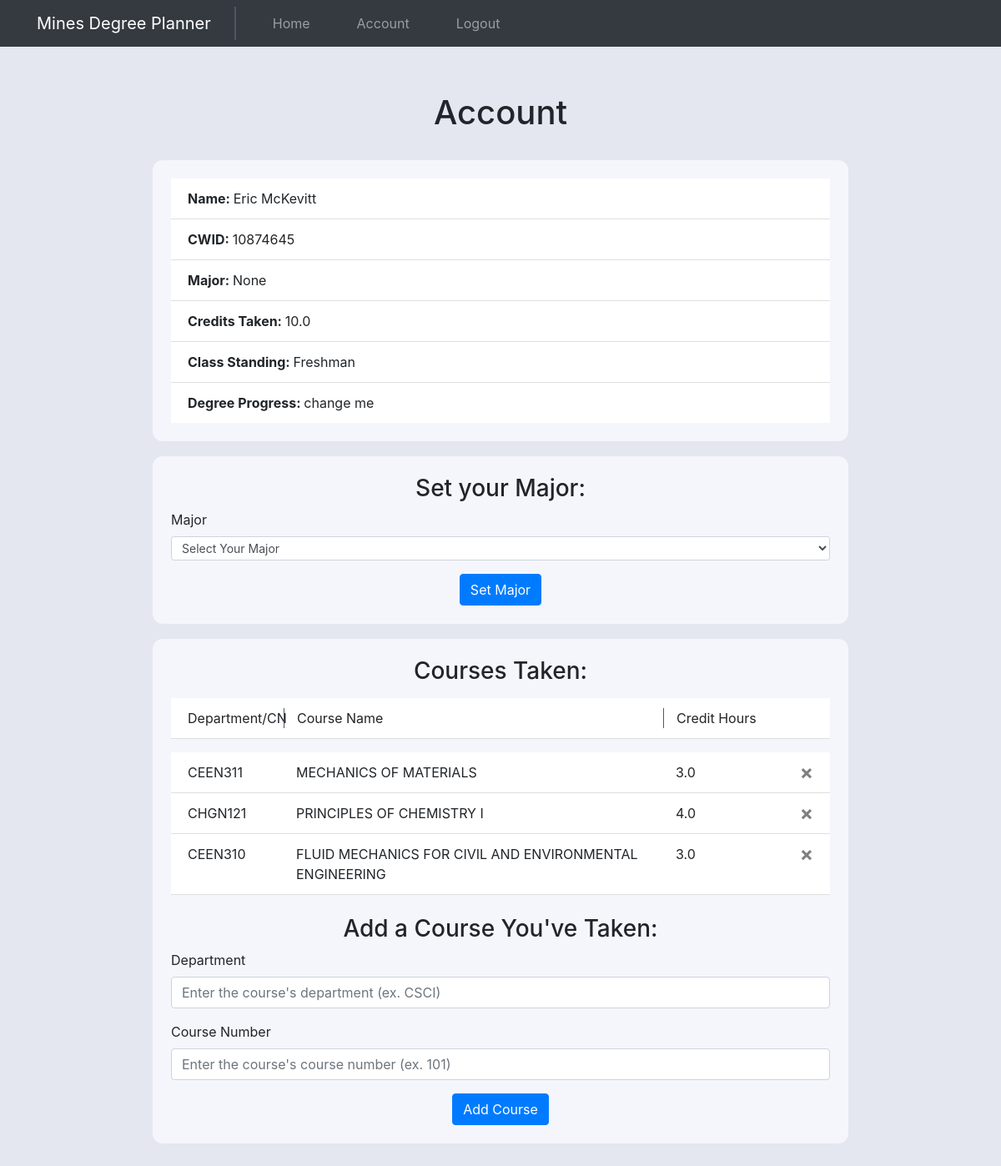
Page /account (signed in) on the committed database.
### website/models.py (models this page shows)
class User(db.Model, UserMixin):
    id = db.Column(db.Integer, primary_key=True)
    cwid = db.Column(db.Integer, unique=True)
    email = db.Column(db.String(150), unique=True)
    password = db.Column(db.String(150))
    first_name = db.Column(db.String(150))
    last_name = db.Column(db.String(150))
    major = db.Column(db.String(150))
    credits_taken = db.Column(db.String(10))
    class_standing = db.Column(db.String(10))
    courses = db.relationship('Course')
    semesters = db.relationship('Semester')
    num_semesters = db.Column(db.Integer)

class Course(db.Model):
    id = db.Column(db.Integer, primary_key=True)
    department = db.Column(db.String(4))
    course_number = db.Column(db.String(3))
    course_name = db.Column(db.String(500))
    credit_hours = db.Column(db.String(10))
    is_taken = db.Column(db.String(5))
    user_id = db.Column(db.Integer, db.ForeignKey('user.id'))
    semester_id = db.Column(db.Integer, db.ForeignKey('semester.id'))

### website/views.py (the view, shortened to what this page needs)
@views.route('/account', methods=['GET', 'POST'])
@login_required
def account():
    return render_template("account.html", user=current_user)

### website/__init__.py (called while the page is built)
def create_app():
    app = Flask(__name__)
    app.config['SECRET_KEY'] = 'josiefnapwpawoj'
    app.config['SQLALCHEMY_DATABASE_URI'] = f'sqlite:///{DB_NAME}'
    db.init_app(app)
    from .views import views
    from .auth import auth
    app.register_blueprint(views, url_prefix="/")
    app.register_blueprint(auth, url_prefix="/")
    from .models import User, Course, Semester
    create_database(app)
    login_manager = LoginManager()
    login_manager.login_view = 'auth.login'
    login_manager.init_app(app)
    @login_manager.user_loader
    def load_user(id):
        return User.query.get(int(id))
    return app

### website/templates/account.html (shortened to what this page needs)
{% extends "base.html" %} {% block title %}Account{% endblock %} {% block
content%}
<h1 style="text-align: center; padding: 25px 0px">Account</h1>
<section class="account-table">
    <ul class="list-group list-group-flush" id="notes">
        <li class="list-group-item">
            <strong>Name: </strong>{{user.first_name + " " + user.last_name}}
        </li>
        <li class="list-group-item"><strong>CWID: </strong>{{ user.cwid }}</li>
        <li class="list-group-item">
            <strong>Major: </strong>{{ user.major }}
        </li>
        <li class="list-group-item">
            <strong>Credits Taken: </strong>{{ user.credits_taken }}
        </li>
        <li class="list-group-item">
            <strong>Class Standing: </strong>{{ user.class_standing }}
        </li>
        <li class="list-group-item">
            <strong>Degree Progress: </strong>change me
        </li>
    </ul>
</section>
<section class="account-major-form-section">
    <form method="POST">
        <h3 align="center">Set your Major:</h3>
        <div class="form-group set-major-form">
            <label for="department">Major</label>
            <select
                name="major"
                id="major"
                class="form-control form-control-sm"
                aria-label=".form-select-sm example"
                size="1"
            >
                <option selected value="None">Select Your Major</option>
            </select>
        </div>
        <div align="center">
            <button type="submit" class="btn btn-primary">Set Major</button>
        </div>
    </form>
</section>
<section class="courses-section">
    {% if user.courses %}
    <h3 align="center">Courses Taken:</h3>
    <ul
        class="list-group list-group-flush courses-taken-list"
        id="notes_titles"
    >
        <li class="list-group-item courses-taken-column-names">
            <div class="row">
                <div class="col-sm-2">Department/CN</div>
                <div class="col-md-7">Course Name</div>
                <div class="col-sm-2">Credit Hours</div>
                <div class="col-sm-1"></div>
            </div>
        </li>
    </ul>
    {% endif %}
    <ul class="list-group list-group-flush courses-taken-list" id="notes">
        {% for course in user.courses %} {% if course.is_taken == "True" %}
        <li class="list-group-item">
            <div class="row">
                <div class="col-sm-2">
                    {{course.department}}{{course.course_number}}
                </div>
                <div class="col-md-7">{{course.course_name}}</div>
                <div class="col-sm-2">{{course.credit_hours}}</div>
                <div class="col-sm-1">
                    <button
                        type="button"
                        class="close"
                        onClick="deleteCourse({{ course.id }})"
                    >
                        <span aria-hidden="true">&times;</span>
                    </button>
                </div>
            </div>
        </li>
        {% endif %} {% endfor %}
    </ul>
    <br />
    <form method="POST">
        <h3 align="center">Add a Course You've Taken:</h3>
        <div class="form-group">
            <label for="department">Department</label>
            <input
                type="text"
                class="form-control"
                id="department"
                name="department"
                placeholder="Enter the course's department (ex. CSCI)"
            />
        </div>
        <div class="form-group">
            <label for="course_number">Course Number</label>
            <input
                type="text"
                class="form-control"
                id="course_number"
                name="course_number"
                placeholder="Enter the course's course number (ex. 101)"
            />
        </div>
        <div align="center">
            <button type="submit" class="btn btn-primary">Add Course</button>
        </div>
    </form>
</section>
{% endblock %}

### website/static/style.css (style rules this page uses)
:root { --very-light-blue: #f5f6fb; --darker-color: #e4e6f0; }
body { background-color: var(--darker-color); }
body { display: flex; flex-direction: column; }
.account-major-form-section { padding: 22px; border-radius: 12px; background-color: var(--very-light-blue); margin-bottom: 18px; }
.courses-section { padding: 22px; border-radius: 12px; background-color: var(--very-light-blue); }
.account-table { padding: 22px; border-radius: 12px; background-color: var(--very-light-blue); margin-bottom: 18px; }
.courses-taken-list { margin-top: 16px; }
.courses-taken-column-names .row :not(:last-child) { border-left: 1px solid #515662; }
.courses-taken-column-names .row :first-child { border-left: none; }

### rows in the picture
User: first_name+last_name "Eric McKevitt", cwid "10874645", major "None", credits_taken "10.0", class_standing "Freshman"
Course: department "CEEN", course_number "311", course_name "MECHANICS OF MATERIALS", credit_hours "3.0"
Course: department "CHGN", course_number "121", course_name "PRINCIPLES OF CHEMISTRY I", credit_hours "4.0"
Course: department "CEEN", course_number "310", course_name "FLUID MECHANICS FOR CIVIL AND ENVIRONMENTAL ENGINEERING", credit_hours "3.0"
